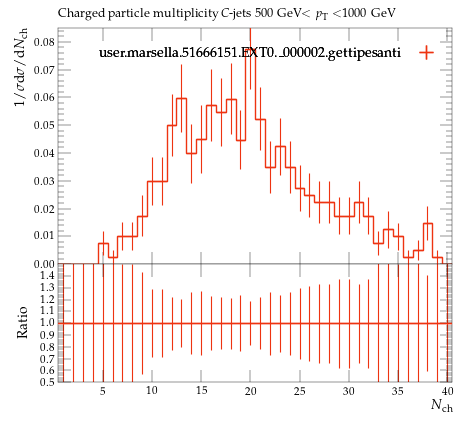

Write Python code to recreate this figure.
#! /usr/bin/env python

# This Python script was auto-generated using YODA v2.0.2.
# Analysis object: /MC_HFDECAYS/avg_C_jet_ch_mult_500_1000
# Timestamp: 24-07-2026 (16:40:05)

import matplotlib as mpl
import matplotlib.pyplot as plt
mpl.use('Agg') # comment out for interactive use
import os
import numpy as np

plotDir = os.path.split(os.path.realpath(__file__))[0]
if 'YODA_USER_PLOT_PATH' in globals():
    plot_outdir = globals()['YODA_USER_PLOT_PATH']
else:
    plot_outdir = plotDir

#plot style
plt.style.use(os.path.join(plotDir, '../default.mplstyle'))
# plot metadata
figW, figH = plt.rcParams['figure.figsize']
ax_xLabel = r'$N_\mathrm{ch}$'
ax_yLabel = r'$1/\sigma \mathrm{d}\sigma/\mathrm{d}N_\mathrm{ch}$'
ax_title  = r'Charged particle multiplicity $C$-jets 500 GeV$<p_\mathrm{T}<$1000 GeV'
ax_xScale = 'linear'
ax_yScale = 'linear'
xLims = (0.5, 40.5)
yLims = (0.0, 0.08507386800000001)
xMinorTickMarks = 0

# TeX-friendly labels for the legend
labels = {
    'legend' : ([ r"user.marsella.51666151.EXT0.\_000002.gettipesanti" ], r""),
}

# Adjust canvas width and height
canvasW = 10.0
canvasH = 9.0
figW *= canvasW/10.
figH *= canvasH/9.

# Create figure and axis objects
fig, (ax, ratio0_ax) = plt.subplots(2, 1, sharex=True,
                  figsize=(figW,figH), gridspec_kw={'height_ratios': (6.0, 3.0)})

# Set figure margins
plt.subplots_adjust(
    left   = 1.0 * plt.rcParams['figure.subplot.left'],
    right  = 1.0 * plt.rcParams['figure.subplot.right'],
    top    = 1.0 * plt.rcParams['figure.subplot.top'],
    bottom = 1.0 * plt.rcParams['figure.subplot.bottom'])

ratio0_ax.yaxis.set_major_locator(mpl.ticker.MultipleLocator(0.1))
ratio0_ax.set_ylim(0.5, 1.4999)
ratio0_ax.set_ylabel('Ratio')
ratio0_ax.xaxis.set_minor_locator(mpl.ticker.NullLocator())

# the numerical data is stored in a separate file
dataf = dict()
prefix = os.path.split(__file__)[0]
if prefix:    prefix = prefix + '/'
exec(open(prefix+'avg_C_jet_ch_mult_500_1000__data.py').read(), dataf)


legend_handles = dict() # keep track of handles for the legend

# style options for curves
# starts at zorder>=5 to draw curve on top of legend
styles = {
  'user.marsella.51666151.EXT0._000002.gettipesanti.yoda.gz': {
    'color' : '#EE3311',
    'linestyle' : '-',
    'linewidth' : 1,
    'marker' : 'none',
    'markersize' : 2,
    'capsize' : 0.0,
    'zorder' : 5,
    'histstyle' : 1,
    'drawstyle' : 'steps-pre',
    'xerrorbars' : 1,
    'yerrorbars' : 1,
    'fillcolor' : None,
    'fillopacity' : 1.0,
    'ratio0_linestyle' : '-',
    'ratio0_linewidth' : 1,
    'ratio0_marker' : 'none',
    'ratio0_markersize' : 2,
    'ratio0_capsize' : 0.0,
    'ratio0_zorder' : 5,
    'ratio0_histstyle' : 1,
    'ratio0_drawstyle' : 'steps-pre',
    'ratio0_xerrorbars' : 1,
    'ratio0_yerrorbars' : 1,
  },
}

# curve from input yoda files in main panel
for label, yvals in dataf['yvals'].items():
    if all(np.isnan(v) for v in dataf['yvals'][label]):
        continue
    tmp = None
    if styles[label]['histstyle']: # draw as histogram
        xpos = dataf['xedges'][label] if styles[label]['drawstyle'] else dataf['xpoints'][label]
        ypos = np.insert(yvals, 0, yvals[0]) if styles[label]['drawstyle'] else yvals
        if styles[label]['fillcolor']: # fill area below curve
            ax.fill_between(xpos, ypos, step='pre',
                            color=styles[label]['fillcolor'],
                            alpha=styles[label]['fillopacity'])
        tmp, = ax.plot(xpos, ypos,
                       color=styles[label]['color'],
                       linestyle=styles[label]['linestyle'],
                       linewidth=styles[label]['linewidth'],
                       drawstyle=styles[label]['drawstyle'], solid_joinstyle='miter',
                       zorder=styles[label]['zorder'], label=label)
    tmp = ax.errorbar(dataf['xpoints'][label], yvals,
                      xerr=np.array(dataf['xerrs'][label])*styles[label]['xerrorbars'],
                      yerr=np.array(dataf['yerrs'][label])*styles[label]['yerrorbars'],
                      fmt=styles[label]['marker'], capsize=styles[label]['capsize'],
                      markersize=styles[label]['markersize'],
                      ecolor=styles[label]['color'],
                      color=styles[label]['color'], zorder=styles[label]['zorder'])
    tmp[-1][0].set_linestyle(styles[label]['linestyle'])
    tmp[-1][0].set_linewidth(styles[label]['linewidth'])
    if label in dataf['add_legend_handle']:  legend_handles[label] = tmp
    for varLabel in dataf['variation_yvals'].keys():
        if varLabel.startswith(label):
            tmp, = ax.plot(dataf['xedges'][label], dataf['variation_yvals'][varLabel],
                           color=styles[label]['color'],
                           linestyle=styles[label]['linestyle'],
                           linewidth=styles[label]['linewidth'],
                           drawstyle='steps-pre', solid_joinstyle='miter',
                           zorder=styles[label]['zorder'], alpha=0.5)


# plots on ratio panel
# curve from input yoda files in ratio panel
for label, yvals in dataf['ratio0_yvals'].items():
    if all(np.isnan(v) for v in yvals):
        continue
    if styles[label]['ratio0_histstyle']: # plot as histogram
        xpos = dataf['xedges']['user.marsella.51666151.EXT0._000002.gettipesanti.yoda.gz'] if styles[label]['ratio0_drawstyle'] else dataf['xpoints']['user.marsella.51666151.EXT0._000002.gettipesanti.yoda.gz']
        ypos = np.insert(yvals, 0, yvals[0]) if styles[label]['ratio0_drawstyle'] else yvals
        ratio0_ax.plot(xpos, ypos,
                       color=styles[label]['color'],
                       linewidth=styles[label]['linewidth'],
                       linestyle=styles[label]['ratio0_linestyle'],
                       drawstyle=styles[label]['ratio0_drawstyle'], zorder=styles[label]['zorder'],
                       solid_joinstyle='miter')
    tmp = ratio0_ax.errorbar(dataf['xpoints']['user.marsella.51666151.EXT0._000002.gettipesanti.yoda.gz'], yvals,
                             xerr=np.array(dataf['ref_xerrs'])*styles[label]['ratio0_xerrorbars'],
                             yerr=np.array(dataf['ratio0_yerrs'][label])*styles[label]['ratio0_yerrorbars'],
                             fmt=styles[label]['ratio0_marker'], capsize=styles[label]['ratio0_capsize'],
                             markersize=styles[label]['ratio0_markersize'],
                             ecolor=styles[label]['color'],
                             color=styles[label]['color'])
    tmp[-1][0].set_linestyle(styles[label]['ratio0_linestyle'])
    tmp[-1][0].set_linewidth(styles[label]['ratio0_linewidth'])

    for varlabel in dataf['ratio0_variation_vals'].keys():
        if varlabel.startswith(label):
            ratio0_ax.plot(dataf['xedges']['user.marsella.51666151.EXT0._000002.gettipesanti.yoda.gz'],
                            dataf['ratio0_variation_vals'][varlabel],
                            color=styles[label]['color'],
                            linestyle=styles[label]['linestyle'],
                            linewidth=styles[label]['linewidth'],
                            drawstyle='steps-pre', solid_joinstyle='miter',
                            zorder=1, alpha=0.5)

legend_items = list(legend_handles.values())
ax.add_artist(ax.legend(legend_items,
                        labels['legend'][0],
                        title=labels['legend'][1],
                        alignment='right',
                        loc='upper right',
                        bbox_to_anchor=(1.0, 0.97),markerfirst=False))

# set plot metadata as defined above
ratio0_ax.set_xlabel(ax_xLabel)
ratio0_ax.xaxis.set_label_coords(1., -0.15)
ax.set_ylabel(ax_yLabel, ha='right', va='top')
ax.yaxis.set_label_coords(-0.11, 1.0)
ax.set_title(ax_title, loc='left')
ax.set_xscale(ax_xScale)
ax.set_yscale(ax_yScale)
ax.set_xlim(xLims)
ax.set_ylim(yLims)

# tick formatting
plt.rcParams['xtick.top'] = True
plt.rcParams['ytick.right'] = True
ax.xaxis.set_minor_locator(mpl.ticker.NullLocator())
fig.align_ylabels((ax, ratio0_ax))
plt.savefig(os.path.join(plot_outdir, 'avg_C_jet_ch_mult_500_1000.pdf'), format='PDF')
plt.savefig(os.path.join(plot_outdir, 'avg_C_jet_ch_mult_500_1000.png'), format='PNG')

plt.close(fig)
